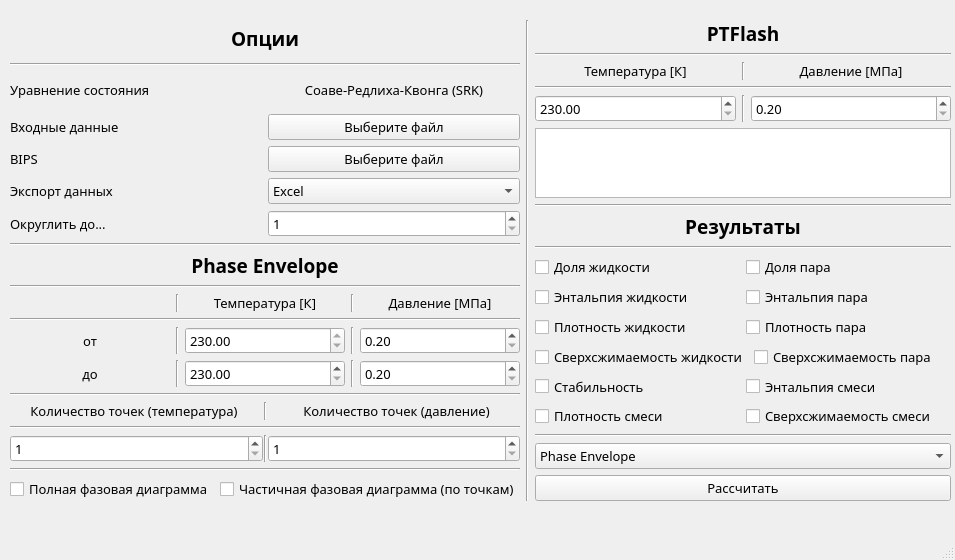
<?xml version="1.0" encoding="UTF-8"?>
<ui version="4.0">
 <class>MainWindow</class>
 <widget class="QMainWindow" name="MainWindow">
  <property name="windowModality">
   <enum>Qt::NonModal</enum>
  </property>
  <property name="geometry">
   <rect>
    <x>0</x>
    <y>0</y>
    <width>955</width>
    <height>560</height>
   </rect>
  </property>
  <property name="minimumSize">
   <size>
    <width>955</width>
    <height>560</height>
   </size>
  </property>
  <property name="maximumSize">
   <size>
    <width>955</width>
    <height>560</height>
   </size>
  </property>
  <property name="font">
   <font>
    <family>Bahnschrift</family>
    <pointsize>10</pointsize>
   </font>
  </property>
  <property name="windowTitle">
   <string>PVT-PR - Моделирование фазового равновесия углеводородных смесей на основе уравнения состояния Пенга-Робинсона</string>
  </property>
  <widget class="QWidget" name="centralwidget">
   <widget class="QWidget" name="layoutWidget">
    <property name="geometry">
     <rect>
      <x>10</x>
      <y>20</y>
      <width>941</width>
      <height>481</height>
     </rect>
    </property>
    <layout class="QHBoxLayout" name="horizontalLayout_14">
     <item>
      <layout class="QVBoxLayout" name="verticalLayout_11">
       <item>
        <layout class="QVBoxLayout" name="verticalLayout_3">
         <item>
          <widget class="QLabel" name="label_7">
           <property name="font">
            <font>
             <family>Bahnschrift</family>
             <pointsize>14</pointsize>
             <bold>true</bold>
            </font>
           </property>
           <property name="text">
            <string>Опции</string>
           </property>
           <property name="alignment">
            <set>Qt::AlignCenter</set>
           </property>
          </widget>
         </item>
         <item>
          <widget class="Line" name="line_20">
           <property name="orientation">
            <enum>Qt::Horizontal</enum>
           </property>
          </widget>
         </item>
         <item>
          <layout class="QHBoxLayout" name="horizontalLayout_6">
           <item>
            <widget class="QLabel" name="label_4">
             <property name="layoutDirection">
              <enum>Qt::LeftToRight</enum>
             </property>
             <property name="text">
              <string>Уравнение состояния</string>
             </property>
            </widget>
           </item>
           <item>
            <widget class="QLabel" name="label_14">
             <property name="text">
              <string>Соаве-Редлиха-Квонга (SRK)</string>
             </property>
             <property name="alignment">
              <set>Qt::AlignCenter</set>
             </property>
            </widget>
           </item>
          </layout>
         </item>
         <item>
          <layout class="QVBoxLayout" name="verticalLayout_2">
           <item>
            <layout class="QHBoxLayout" name="horizontalLayout_3">
             <item>
              <widget class="QLabel" name="label_2">
               <property name="text">
                <string>Входные данные</string>
               </property>
              </widget>
             </item>
             <item>
              <widget class="QPushButton" name="file_button">
               <property name="text">
                <string>Выберите файл</string>
               </property>
               <property name="autoRepeatDelay">
                <number>300</number>
               </property>
              </widget>
             </item>
            </layout>
           </item>
           <item>
            <layout class="QHBoxLayout" name="horizontalLayout_4">
             <item>
              <widget class="QLabel" name="label_3">
               <property name="text">
                <string>BIPS</string>
               </property>
              </widget>
             </item>
             <item>
              <widget class="QPushButton" name="file_BIPS_button">
               <property name="text">
                <string>Выберите файл</string>
               </property>
              </widget>
             </item>
            </layout>
           </item>
          </layout>
         </item>
         <item>
          <layout class="QHBoxLayout" name="horizontalLayout_5">
           <item>
            <widget class="QLabel" name="label">
             <property name="text">
              <string>Экспорт данных</string>
             </property>
            </widget>
           </item>
           <item>
            <widget class="QComboBox" name="export_button">
             <item>
              <property name="text">
               <string>Excel</string>
              </property>
             </item>
             <item>
              <property name="text">
               <string>Без экспорта</string>
              </property>
             </item>
             <item>
              <property name="text">
               <string>Блокнот</string>
              </property>
             </item>
            </widget>
           </item>
          </layout>
         </item>
         <item>
          <layout class="QHBoxLayout" name="horizontalLayout_8">
           <item>
            <widget class="QLabel" name="label_15">
             <property name="text">
              <string>Округлить до...</string>
             </property>
            </widget>
           </item>
           <item>
            <widget class="QSpinBox" name="roundbox">
             <property name="minimum">
              <number>1</number>
             </property>
             <property name="maximum">
              <number>10</number>
             </property>
            </widget>
           </item>
          </layout>
         </item>
        </layout>
       </item>
       <item>
        <layout class="QVBoxLayout" name="verticalLayout_5">
         <item>
          <layout class="QHBoxLayout" name="horizontalLayout_39"/>
         </item>
         <item>
          <layout class="QVBoxLayout" name="verticalLayout">
           <item>
            <widget class="Line" name="line_2">
             <property name="orientation">
              <enum>Qt::Horizontal</enum>
             </property>
            </widget>
           </item>
           <item>
            <widget class="QLabel" name="label_8">
             <property name="font">
              <font>
               <family>Bahnschrift</family>
               <pointsize>14</pointsize>
               <bold>true</bold>
              </font>
             </property>
             <property name="text">
              <string>Phase Envelope</string>
             </property>
             <property name="alignment">
              <set>Qt::AlignCenter</set>
             </property>
            </widget>
           </item>
           <item>
            <widget class="Line" name="line_17">
             <property name="orientation">
              <enum>Qt::Horizontal</enum>
             </property>
            </widget>
           </item>
           <item>
            <layout class="QHBoxLayout" name="horizontalLayout_2">
             <item>
              <widget class="QLabel" name="label_13">
               <property name="text">
                <string/>
               </property>
              </widget>
             </item>
             <item>
              <widget class="Line" name="line_5">
               <property name="orientation">
                <enum>Qt::Vertical</enum>
               </property>
              </widget>
             </item>
             <item>
              <widget class="QLabel" name="temp">
               <property name="text">
                <string>Температура [К]</string>
               </property>
               <property name="alignment">
                <set>Qt::AlignCenter</set>
               </property>
              </widget>
             </item>
             <item>
              <widget class="Line" name="line_4">
               <property name="orientation">
                <enum>Qt::Vertical</enum>
               </property>
              </widget>
             </item>
             <item>
              <widget class="QLabel" name="pressure">
               <property name="text">
                <string>Давление [МПа]</string>
               </property>
               <property name="alignment">
                <set>Qt::AlignCenter</set>
               </property>
              </widget>
             </item>
            </layout>
           </item>
           <item>
            <widget class="Line" name="line_12">
             <property name="orientation">
              <enum>Qt::Horizontal</enum>
             </property>
            </widget>
           </item>
           <item>
            <layout class="QHBoxLayout" name="horizontalLayout_11">
             <item>
              <widget class="QLabel" name="label_5">
               <property name="text">
                <string>от</string>
               </property>
               <property name="alignment">
                <set>Qt::AlignCenter</set>
               </property>
              </widget>
             </item>
             <item>
              <widget class="Line" name="line_6">
               <property name="orientation">
                <enum>Qt::Vertical</enum>
               </property>
              </widget>
             </item>
             <item>
              <widget class="QDoubleSpinBox" name="from_temp">
               <property name="minimum">
                <double>230.000000000000000</double>
               </property>
              </widget>
             </item>
             <item>
              <widget class="Line" name="line_8">
               <property name="orientation">
                <enum>Qt::Vertical</enum>
               </property>
              </widget>
             </item>
             <item>
              <widget class="QDoubleSpinBox" name="from_pres">
               <property name="minimum">
                <double>0.200000000000000</double>
               </property>
              </widget>
             </item>
            </layout>
           </item>
           <item>
            <layout class="QHBoxLayout" name="horizontalLayout">
             <item>
              <widget class="QLabel" name="label_6">
               <property name="text">
                <string>до</string>
               </property>
               <property name="alignment">
                <set>Qt::AlignCenter</set>
               </property>
              </widget>
             </item>
             <item>
              <widget class="Line" name="line_7">
               <property name="orientation">
                <enum>Qt::Vertical</enum>
               </property>
              </widget>
             </item>
             <item>
              <widget class="QDoubleSpinBox" name="to_temp">
               <property name="minimum">
                <double>230.000000000000000</double>
               </property>
               <property name="maximum">
                <double>400.000000000000000</double>
               </property>
              </widget>
             </item>
             <item>
              <widget class="Line" name="line_9">
               <property name="orientation">
                <enum>Qt::Vertical</enum>
               </property>
              </widget>
             </item>
             <item>
              <widget class="QDoubleSpinBox" name="to_pres">
               <property name="minimum">
                <double>0.200000000000000</double>
               </property>
               <property name="maximum">
                <double>61.000000000000000</double>
               </property>
              </widget>
             </item>
            </layout>
           </item>
          </layout>
         </item>
         <item>
          <widget class="Line" name="line_3">
           <property name="orientation">
            <enum>Qt::Horizontal</enum>
           </property>
          </widget>
         </item>
         <item>
          <layout class="QVBoxLayout" name="verticalLayout_4">
           <item>
            <layout class="QHBoxLayout" name="horizontalLayout_9">
             <item>
              <widget class="QLabel" name="step_temp">
               <property name="text">
                <string>Количество точек (температура)</string>
               </property>
               <property name="alignment">
                <set>Qt::AlignCenter</set>
               </property>
              </widget>
             </item>
             <item>
              <widget class="Line" name="line_16">
               <property name="orientation">
                <enum>Qt::Vertical</enum>
               </property>
              </widget>
             </item>
             <item>
              <widget class="QLabel" name="step_pressure">
               <property name="text">
                <string>Количество точек (давление)</string>
               </property>
               <property name="alignment">
                <set>Qt::AlignCenter</set>
               </property>
              </widget>
             </item>
            </layout>
           </item>
           <item>
            <widget class="Line" name="line_11">
             <property name="orientation">
              <enum>Qt::Horizontal</enum>
             </property>
            </widget>
           </item>
           <item>
            <layout class="QHBoxLayout" name="horizontalLayout_10">
             <property name="spacing">
              <number>1</number>
             </property>
             <property name="sizeConstraint">
              <enum>QLayout::SetDefaultConstraint</enum>
             </property>
             <item>
              <widget class="QSpinBox" name="dots_temp">
               <property name="minimum">
                <number>1</number>
               </property>
              </widget>
             </item>
             <item>
              <widget class="Line" name="line_10">
               <property name="orientation">
                <enum>Qt::Vertical</enum>
               </property>
              </widget>
             </item>
             <item>
              <widget class="QSpinBox" name="dots_pres">
               <property name="minimum">
                <number>1</number>
               </property>
              </widget>
             </item>
            </layout>
           </item>
          </layout>
         </item>
         <item>
          <widget class="Line" name="line_13">
           <property name="orientation">
            <enum>Qt::Horizontal</enum>
           </property>
          </widget>
         </item>
         <item>
          <layout class="QHBoxLayout" name="horizontalLayout_19">
           <item>
            <widget class="QCheckBox" name="diag_check_full">
             <property name="layoutDirection">
              <enum>Qt::LeftToRight</enum>
             </property>
             <property name="text">
              <string>Полная фазовая диаграмма</string>
             </property>
             <property name="tristate">
              <bool>false</bool>
             </property>
            </widget>
           </item>
           <item>
            <widget class="QCheckBox" name="diag_check">
             <property name="layoutDirection">
              <enum>Qt::LeftToRight</enum>
             </property>
             <property name="text">
              <string>Частичная фазовая диаграмма (по точкам)</string>
             </property>
             <property name="tristate">
              <bool>false</bool>
             </property>
            </widget>
           </item>
          </layout>
         </item>
        </layout>
       </item>
      </layout>
     </item>
     <item>
      <widget class="Line" name="line">
       <property name="orientation">
        <enum>Qt::Vertical</enum>
       </property>
      </widget>
     </item>
     <item>
      <layout class="QVBoxLayout" name="verticalLayout_10">
       <item>
        <layout class="QVBoxLayout" name="verticalLayout_7">
         <item>
          <widget class="QLabel" name="label_9">
           <property name="font">
            <font>
             <family>Bahnschrift</family>
             <pointsize>14</pointsize>
             <bold>true</bold>
            </font>
           </property>
           <property name="text">
            <string>PTFlash</string>
           </property>
           <property name="alignment">
            <set>Qt::AlignCenter</set>
           </property>
          </widget>
         </item>
         <item>
          <widget class="Line" name="line_19">
           <property name="orientation">
            <enum>Qt::Horizontal</enum>
           </property>
          </widget>
         </item>
         <item>
          <layout class="QVBoxLayout" name="verticalLayout_6">
           <item>
            <layout class="QHBoxLayout" name="horizontalLayout_13">
             <item>
              <widget class="QLabel" name="label_10">
               <property name="text">
                <string>Температура [К]</string>
               </property>
               <property name="alignment">
                <set>Qt::AlignCenter</set>
               </property>
              </widget>
             </item>
             <item>
              <widget class="Line" name="line_22">
               <property name="orientation">
                <enum>Qt::Vertical</enum>
               </property>
              </widget>
             </item>
             <item>
              <widget class="QLabel" name="label_11">
               <property name="text">
                <string>Давление [МПа]</string>
               </property>
               <property name="alignment">
                <set>Qt::AlignCenter</set>
               </property>
              </widget>
             </item>
            </layout>
           </item>
           <item>
            <widget class="Line" name="line_21">
             <property name="orientation">
              <enum>Qt::Horizontal</enum>
             </property>
            </widget>
           </item>
           <item>
            <layout class="QHBoxLayout" name="horizontalLayout_12">
             <item>
              <widget class="QDoubleSpinBox" name="at_temp">
               <property name="minimum">
                <double>230.000000000000000</double>
               </property>
               <property name="maximum">
                <double>394.000000000000000</double>
               </property>
              </widget>
             </item>
             <item>
              <widget class="Line" name="line_23">
               <property name="orientation">
                <enum>Qt::Vertical</enum>
               </property>
              </widget>
             </item>
             <item>
              <widget class="QDoubleSpinBox" name="at_pres">
               <property name="minimum">
                <double>0.200000000000000</double>
               </property>
               <property name="maximum">
                <double>61.000000000000000</double>
               </property>
              </widget>
             </item>
            </layout>
           </item>
          </layout>
         </item>
        </layout>
       </item>
       <item>
        <widget class="QTextBrowser" name="textBrowser"/>
       </item>
       <item>
        <layout class="QVBoxLayout" name="verticalLayout_9">
         <item>
          <widget class="Line" name="line_14">
           <property name="orientation">
            <enum>Qt::Horizontal</enum>
           </property>
          </widget>
         </item>
         <item>
          <widget class="QLabel" name="label_12">
           <property name="font">
            <font>
             <family>Bahnschrift</family>
             <pointsize>14</pointsize>
             <italic>false</italic>
             <bold>true</bold>
            </font>
           </property>
           <property name="text">
            <string>Результаты</string>
           </property>
           <property name="alignment">
            <set>Qt::AlignCenter</set>
           </property>
          </widget>
         </item>
         <item>
          <layout class="QVBoxLayout" name="verticalLayout_12">
           <item>
            <widget class="Line" name="line_18">
             <property name="orientation">
              <enum>Qt::Horizontal</enum>
             </property>
            </widget>
           </item>
           <item>
            <layout class="QHBoxLayout" name="horizontalLayout_17">
             <item>
              <widget class="QCheckBox" name="l_check">
               <property name="text">
                <string>Доля жидкости</string>
               </property>
              </widget>
             </item>
             <item>
              <widget class="QCheckBox" name="w_check">
               <property name="text">
                <string>Доля пара</string>
               </property>
              </widget>
             </item>
            </layout>
           </item>
           <item>
            <layout class="QHBoxLayout" name="horizontalLayout_33">
             <item>
              <widget class="QCheckBox" name="l_ent">
               <property name="text">
                <string>Энтальпия жидкости</string>
               </property>
              </widget>
             </item>
             <item>
              <widget class="QCheckBox" name="w_ent">
               <property name="text">
                <string>Энтальпия пара</string>
               </property>
              </widget>
             </item>
            </layout>
           </item>
           <item>
            <layout class="QHBoxLayout" name="horizontalLayout_35">
             <item>
              <widget class="QCheckBox" name="l_dens">
               <property name="text">
                <string>Плотность жидкости</string>
               </property>
              </widget>
             </item>
             <item>
              <widget class="QCheckBox" name="w_dens">
               <property name="text">
                <string>Плотность пара</string>
               </property>
              </widget>
             </item>
            </layout>
           </item>
           <item>
            <layout class="QHBoxLayout" name="horizontalLayout_36">
             <item>
              <widget class="QCheckBox" name="l_z">
               <property name="text">
                <string>Сверхсжимаемость жидкости</string>
               </property>
              </widget>
             </item>
             <item>
              <widget class="QCheckBox" name="w_z">
               <property name="text">
                <string>Сверхсжимаемость пара</string>
               </property>
              </widget>
             </item>
            </layout>
           </item>
           <item>
            <layout class="QHBoxLayout" name="horizontalLayout_34">
             <item>
              <widget class="QCheckBox" name="s_stable">
               <property name="text">
                <string>Стабильность</string>
               </property>
              </widget>
             </item>
             <item>
              <widget class="QCheckBox" name="s_ent">
               <property name="text">
                <string>Энтальпия смеси</string>
               </property>
              </widget>
             </item>
            </layout>
           </item>
           <item>
            <layout class="QHBoxLayout" name="horizontalLayout_18">
             <item>
              <widget class="QCheckBox" name="s_density">
               <property name="text">
                <string>Плотность смеси</string>
               </property>
              </widget>
             </item>
             <item>
              <widget class="QCheckBox" name="s_z">
               <property name="text">
                <string>Сверхсжимаемость смеси</string>
               </property>
              </widget>
             </item>
            </layout>
           </item>
          </layout>
         </item>
         <item>
          <widget class="Line" name="line_15">
           <property name="orientation">
            <enum>Qt::Horizontal</enum>
           </property>
          </widget>
         </item>
         <item>
          <layout class="QVBoxLayout" name="verticalLayout_8">
           <item>
            <widget class="QComboBox" name="calcul_type">
             <item>
              <property name="text">
               <string>Phase Envelope</string>
              </property>
             </item>
             <item>
              <property name="text">
               <string>PTFlash</string>
              </property>
             </item>
            </widget>
           </item>
           <item>
            <widget class="QPushButton" name="calculate_button">
             <property name="text">
              <string>Рассчитать</string>
             </property>
            </widget>
           </item>
          </layout>
         </item>
        </layout>
       </item>
      </layout>
     </item>
    </layout>
   </widget>
  </widget>
  <widget class="QMenuBar" name="menubar">
   <property name="geometry">
    <rect>
     <x>0</x>
     <y>0</y>
     <width>955</width>
     <height>19</height>
    </rect>
   </property>
  </widget>
  <widget class="QStatusBar" name="statusbar"/>
 </widget>
 <resources/>
 <connections/>
</ui>
